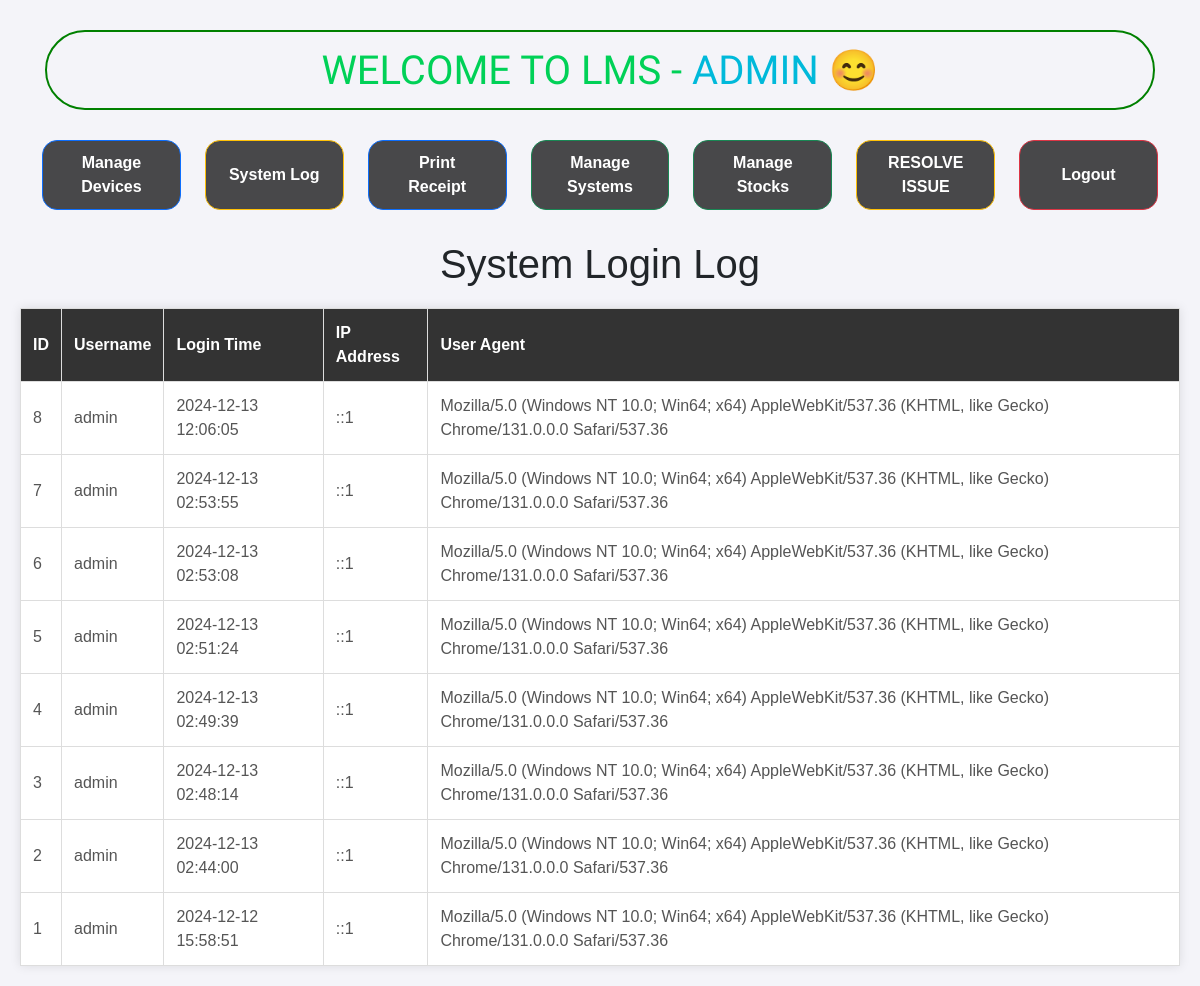
Page /admin/system_log.php (signed in) on the earlier database version.
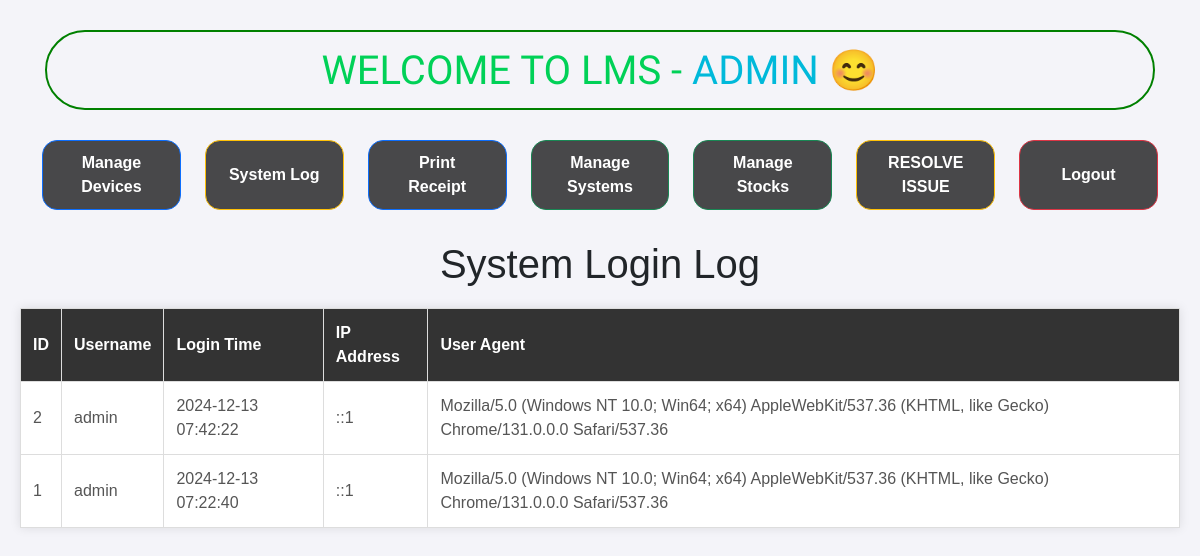
Same page on the later database version.
### tables this page shows
CREATE TABLE `system_log` (
  `id` int(11) NOT NULL,
  `username` varchar(255) NOT NULL,
  `login_time` timestamp NOT NULL DEFAULT current_timestamp(),
  `ip_address` varchar(255) NOT NULL,
  `user_agent` text NOT NULL
);

### admin/system_log.php (the view, shortened to what this page needs)
<?php
include 'header.php';
$query = "SELECT * FROM system_log ORDER BY login_time DESC";
$result = mysqli_query($conn, $query);
?>
<!DOCTYPE html>
<html lang="en">
<head>
    <link rel="stylesheet" href="admin_panel.css">
    <link rel="stylesheet" href="bootstrap.min.css">
    <link href='https://unpkg.com/boxicons@2.1.4/css/boxicons.min.css' rel='stylesheet'>
</head>
<body>
</head>
    <h1>System Login Log</h1>
    <table border="1">
        <thead>
            <tr>
                <th>ID</th>
                <th>Username</th>
                <th>Login Time</th>
                <th>IP Address</th>
                <th>User Agent</th>
            </tr>
        </thead>
        <tbody>
            <?php while ($log = mysqli_fetch_assoc($result)) { ?>
                <tr>
                    <td><?php echo $log['id']; ?></td>
                    <td><?php echo $log['username']; ?></td>
                    <td><?php echo $log['login_time']; ?></td>
                    <td><?php echo $log['ip_address']; ?></td>
                    <td><?php echo $log['user_agent']; ?></td>
                </tr>
            <?php } ?>
        </tbody>
    </table>
</body>
</html>

### admin/header.php (shortened to what this page needs)
<!DOCTYPE html>
<html lang="en">
<head>
    <link rel="stylesheet" href="admin_panel.css">
    <link rel="stylesheet" href="bootstrap.min.css">
    <link href='https://unpkg.com/boxicons@2.1.4/css/boxicons.min.css' rel='stylesheet'>
</head>
<body>
<header>
    <headmain class="main-header">
        <h1>Welcome to lms - <span><?php echo $_SESSION['admin']['username']; ?></span> 😊</h1>
    </headmain>
</header>
<div class="container text-center">
    <div class="row">
        <div class="col"><a href="manage_devices.php"><button class="menu_btn btn btn-outline-primary">Manage Devices</button></a></div>
        <div class="col"><a href="system_log.php"><button class="menu_btn btn btn-outline-warning">System Log</button></a></div>
        <div class="col"><a href="print_receipt.php"><button class="menu_btn btn btn-outline-primary">Print Receipt</button></a></div>
        <div class="col"><a href="manage_systems.php"><button class="menu_btn btn btn-outline-success">Manage Systems</button></a></div>
        <div class="col"><a href="manage_stocks.php"><button class="menu_btn btn btn-outline-success">Manage Stocks</button></a></div>
        <div class="col"><a href="resolved_issues.php"><button class="menu_btn btn btn-outline-warning">RESOLVE ISSUE</button></a></div>
        <div class="col"><a href="../public/logout.php"><button class="menu_btn btn btn-outline-danger">Logout</button></a></div>
    </div>
</div>
</body>
</html>

### admin/admin_panel.css (style rules this page uses)
* { margin: 0; padding: 0; box-sizing: border-box; }
body { background: #0b001b; color: white; }
header { width: calc(100% - 50px); margin: 10px 25px 0 25px; text-align: center; height: 80px; border: 2px solid green; border-radius: 50px; align-items: center; justify-content: center; padding: 15px 0px; font-size: 28px; font-weight: 600; font-family: monospace; }

### admin/header.php (style rules this page uses)
div.col { margin: 30px 0; }
div.col a button { width: 100%; padding: 0px 20px; height: 70px; font-weight: 600; background: rgba(0,0,0,0.7); border-radius: 15px; color: white; }
.main-header h1 { font-size: 40px; font-family: "Iceberg", sans-serif; font-weight: 400; text-transform: uppercase; font-style: normal; padding: 0px 50px; color: rgb(0, 209, 87); text-align: center; border-radius: 40px; }
.main-header h1 span { color: rgb(0, 185, 218); }

### admin/system_log.php (style rules this page uses)
body { font-family: Arial, sans-serif; background-color: #f4f4f9; margin: 0; padding: 20px; }
h1 { text-align: center; margin-bottom: 20px; }
table { width: 100%; border-collapse: collapse; margin-top: 20px; box-shadow: 0 0 10px rgba(0, 0, 0, 0.1); }
th { background-color: #333; color: white; padding: 12px; text-align: left; font-size: 16px; }
td { background-color: #fff; padding: 12px; border: 1px solid #ddd; color: #555; text-align: left; }
table, th, td { border: 1px solid #ddd; }

Differences in the rows shown:
removed system_log: id "8", username "admin", login_time "2024-12-13 12:06:05", ip_address "::1", user_agent "Mozilla/5.0 (Windows NT 10.0; Win64; x64) AppleWebKit/537.36 (KHTML, like Gecko) Chrome/131.0.0.0 Safari/537.36"
removed system_log: id "7", username "admin", login_time "2024-12-13 02:53:55", ip_address "::1", user_agent "Mozilla/5.0 (Windows NT 10.0; Win64; x64) AppleWebKit/537.36 (KHTML, like Gecko) Chrome/131.0.0.0 Safari/537.36"
removed system_log: id "6", username "admin", login_time "2024-12-13 02:53:08", ip_address "::1", user_agent "Mozilla/5.0 (Windows NT 10.0; Win64; x64) AppleWebKit/537.36 (KHTML, like Gecko) Chrome/131.0.0.0 Safari/537.36"
removed system_log: id "5", username "admin", login_time "2024-12-13 02:51:24", ip_address "::1", user_agent "Mozilla/5.0 (Windows NT 10.0; Win64; x64) AppleWebKit/537.36 (KHTML, like Gecko) Chrome/131.0.0.0 Safari/537.36"
removed system_log: id "4", username "admin", login_time "2024-12-13 02:49:39", ip_address "::1", user_agent "Mozilla/5.0 (Windows NT 10.0; Win64; x64) AppleWebKit/537.36 (KHTML, like Gecko) Chrome/131.0.0.0 Safari/537.36"
removed system_log: id "3", username "admin", login_time "2024-12-13 02:48:14", ip_address "::1", user_agent "Mozilla/5.0 (Windows NT 10.0; Win64; x64) AppleWebKit/537.36 (KHTML, like Gecko) Chrome/131.0.0.0 Safari/537.36"
changed system_log id 2: login_time "2024-12-13 02:44:00" → "2024-12-13 07:42:22"
changed system_log id 1: login_time "2024-12-12 15:58:51" → "2024-12-13 07:22:40"
